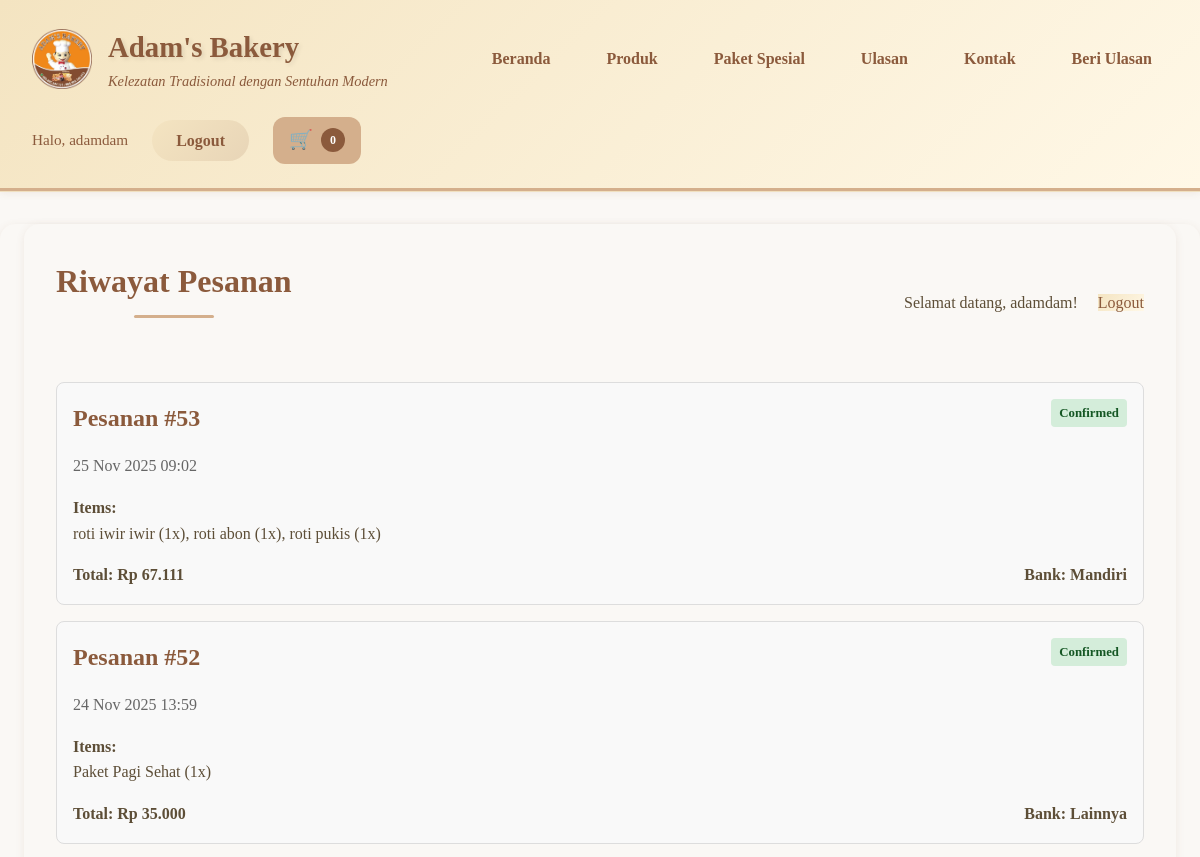
/customer_orders.php (signed in, upper part), run on an earlier commit of the app's database.
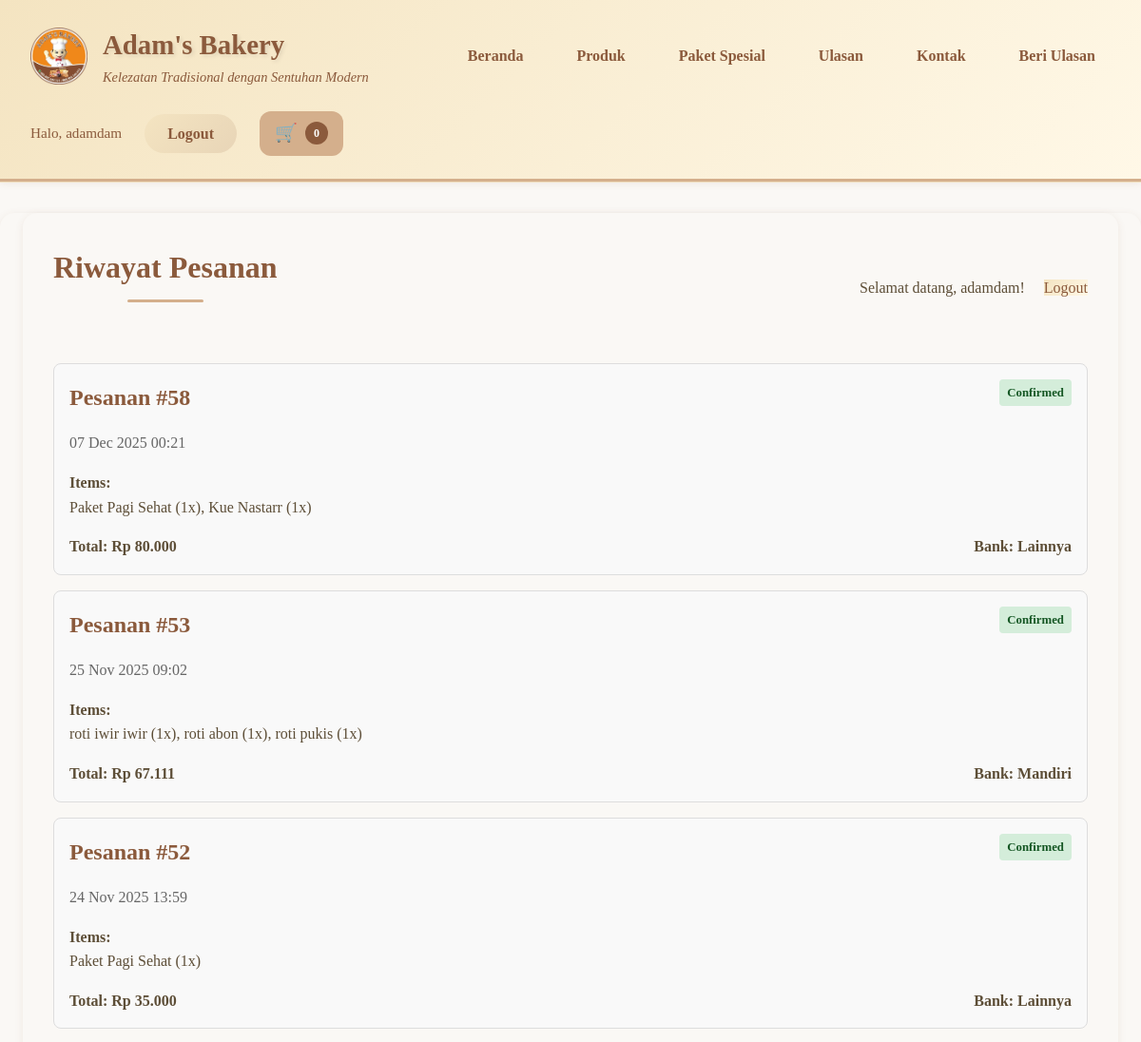
And on a later commit of the database.
### tables this page shows
CREATE TABLE `transactions` (
  `id` int(11) NOT NULL AUTO_INCREMENT,
  `nama_pembeli` varchar(255) NOT NULL,
  `email` varchar(255) NOT NULL,
  `phone` varchar(20) DEFAULT NULL,
  `alamat` text DEFAULT NULL,
  `total_amount` decimal(10,2) NOT NULL,
  `payment_method` enum('transfer_bank') DEFAULT 'transfer_bank',
  `bank_name` varchar(100) DEFAULT NULL,
  `account_name` varchar(255) DEFAULT NULL,
  `account_number` varchar(50) DEFAULT NULL,
  `transfer_amount` decimal(10,2) DEFAULT NULL,
  `transfer_proof` varchar(255) DEFAULT NULL,
  `status` enum('pending','confirmed','cancelled') DEFAULT 'pending',
  `created_at` timestamp NOT NULL DEFAULT current_timestamp(),
  `updated_at` timestamp NOT NULL DEFAULT current_timestamp() ON UPDATE current_timestamp(),
  `customer_id` int(11) DEFAULT NULL,
  `bukti_pembayaran` varchar(255) DEFAULT NULL COMMENT 'bukti pembayaran',
  `admin_notified_at` timestamp NULL DEFAULT NULL COMMENT 'Waktu notifikasi admin dikirim',
  `admin_notified_status` enum('pending','sent','failed') DEFAULT 'pending' COMMENT 'Status pengiriman notifikasi ke admin (pending/sent/failed)',
  `admin_notifications_disabled` tinyint(1) DEFAULT 0,
  PRIMARY KEY (`id`),
  KEY `idx_transaction_customer` (`customer_id`),
  CONSTRAINT `transactions_ibfk_1` FOREIGN KEY (`customer_id`) REFERENCES `customer_users` (`id`) ON DELETE SET NULL
);

### customer_orders.php (the view, shortened to what this page needs)
<?php
include 'backend/db.php';
$customer_id = $_SESSION['customer_id'];
$sql = "SELECT t.*,
        GROUP_CONCAT(
            CASE
                WHEN ti.item_type = 'product' THEN CONCAT(p.nama, ' (', ti.quantity, 'x)')
                WHEN ti.item_type = 'package' THEN CONCAT(pkg.nama, ' (', ti.quantity, 'x)')
            END SEPARATOR ', '
        ) as items
        FROM transactions t
        LEFT JOIN transaction_items ti ON t.id = ti.transaction_id
        LEFT JOIN products p ON ti.product_id = p.id
        LEFT JOIN packages pkg ON ti.package_id = pkg.id
        WHERE t.customer_id = ?
        GROUP BY t.id
        ORDER BY t.created_at DESC";
$stmt = $conn->prepare($sql);
$stmt->bind_param('i', $customer_id);
$stmt->execute();
$result = $stmt->get_result();
include 'includes/header.php';
?>
<main>
    <div style="display: flex; justify-content: space-between; align-items: center; margin-bottom: 2rem;">
        <h2>Riwayat Pesanan</h2>
        <div>
            <span>Selamat datang, <?php echo $_SESSION['customer_name']; ?>!</span>
            <a href="customer_logout.php" class="btn-secondary" style="margin-left: 1rem;">Logout</a>
        </div>
    </div>
    <?php if ($result->num_rows > 0): ?>
        <div style="display: grid; gap: 1rem;">
            <?php while ($order = $result->fetch_assoc()): ?>
                <div style="border: 1px solid #ddd; padding: 1rem; border-radius: 8px; background: #f9f9f9;">
                    <div style="display: flex; justify-content: space-between; align-items: start; margin-bottom: 1rem;">
                        <div>
                            <h3>Pesanan #<?php echo (int)$order['id']; ?></h3>
                            <p style="color: #666; margin: 0;"><?php echo date('d M Y H:i', strtotime($order['created_at'])); ?></p>
                        </div>
                        <span class="badge <?php echo $order['status'] == 'confirmed' ? 'badge-success' : ($order['status'] == 'cancelled' ? 'badge-error' : 'badge-warning'); ?>">
                            <?php echo htmlspecialchars(ucfirst($order['status']), ENT_QUOTES, 'UTF-8'); ?>
                        </span>
                    </div>
                    <div style="margin-bottom: 1rem;">
                        <strong>Items:</strong><br>
                        <?php echo htmlspecialchars($order['items'], ENT_QUOTES, 'UTF-8'); ?>
                    </div>
                    <div style="display: flex; justify-content: space-between;">
                        <div>
                            <strong>Total: Rp <?php echo number_format($order['total_amount'], 0, ',', '.'); ?></strong>
                        </div>
                        <div>
                            <strong>Bank: <?php echo htmlspecialchars($order['bank_name'], ENT_QUOTES, 'UTF-8'); ?></strong>
                        </div>
                    </div>
                </div>
            <?php endwhile; ?>
        </div>
    <?php else: ?>
        <p>Anda belum memiliki pesanan.</p>
        <a href="products.php" class="btn">Mulai Belanja</a>
    <?php endif; ?>
</main>
<?php include 'includes/footer.php'; ?>

What changed in the data, as far as the page shows it:
added transactions: id "58", created_at "07 Dec 2025 00:21", status "Confirmed", items "Paket Pagi Sehat (1x), Kue Nastarr (1x)", total_amount "80.000", bank_name "Lainnya"
